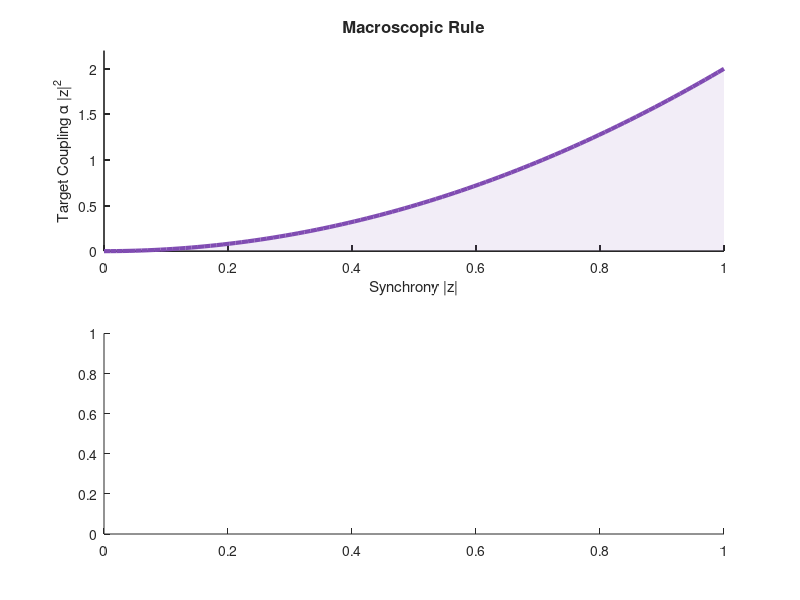

MATLAB code for this plot: (Note: this script raises an error after producing the figure.)
% Fennelly et al. (2025) - Synchrony-Driven Adaptive Coupling
clear; clc; close all;

% --- Visual Style ---
c_Target = [0.5 0.3 0.7];   % Purple (Target Function)
c_K      = [0.2 0.6 0.8];   % Teal (Coupling k)
c_Sync   = [0.8 0.4 0.2];   % Orange (Synchrony |z|)
c_Ax     = [0.15 0.15 0.15];% Soft Black

% --- Parameters ---
alpha = 2.0;    
epsilon = 0.1;  

% --- Simulation ---
T_sim = 200; dt = 0.1; time = 0:dt:T_sim;

% 1. Input: Synchrony |z|
z_mag = zeros(size(time));
z_mag(time < 50) = 0.1;             
z_mag(time >= 50 & time < 120) = 0.9; 
z_mag(time >= 120) = 0.4;           

% 2. Dynamics: dk/dt = epsilon * (-k + alpha * |z|^2)
k = zeros(size(time));
k(1) = 0.1; 

for i = 2:length(time)
    dk = epsilon * (-k(i-1) + alpha * z_mag(i-1)^2);
    k(i) = k(i-1) + dk * dt;
end

% --- PLOTTING ---
figure('Color','w', 'Position', [100 100 400 600]); 

% Panel 1: The Rule
subplot(2,1,1); hold on;
r_range = linspace(0, 1, 100);
Target_Curve = alpha * r_range.^2; 

plot(r_range, Target_Curve, 'Color', c_Target, 'LineWidth', 3);
area(r_range, Target_Curve, 'FaceColor', c_Target, 'FaceAlpha', 0.1, 'EdgeColor', 'none');

title('Macroscopic Rule', 'FontSize', 12, 'FontWeight', 'bold', 'Color', c_Ax);
ylabel('Target Coupling \alpha |z|^2', 'FontSize', 11, 'Color', c_Ax);
xlabel('Synchrony |z|', 'FontSize', 11, 'Color', c_Ax); 
xlim([0 1]); ylim([0 alpha*1.1]);
set(gca, 'LineWidth', 1.2, 'Box', 'off', 'XColor', c_Ax, 'YColor', c_Ax);

% Panel 2: Dynamics
subplot(2,1,2); hold on;

% Synchrony (Left Axis)
yyaxis left
plot(time, z_mag, ':', 'Color', c_Sync, 'LineWidth', 2);
ylabel('Synchrony |z|(t)', 'FontSize', 11, 'Color', c_Sync, 'FontWeight', 'bold');
set(gca, 'YColor', c_Sync);
ylim([0 1.1]);

% Coupling k (Right Axis)
yyaxis right
plot(time, k, 'Color', c_K, 'LineWidth', 2.5);
ylabel('Mean Coupling k(t)', 'FontSize', 12, 'Color', c_K, 'FontWeight', 'bold');
set(gca, 'YColor', c_K);
ylim([0 alpha]);

title('Adaptation Dynamics', 'FontSize', 12, 'FontWeight', 'bold', 'Color', c_Ax);
xlabel('Simulation Time', 'FontSize', 11, 'Color', c_Ax);
xlim([0 T_sim]);
set(gca, 'LineWidth', 1.2, 'Box', 'off', 'XColor', c_Ax);
